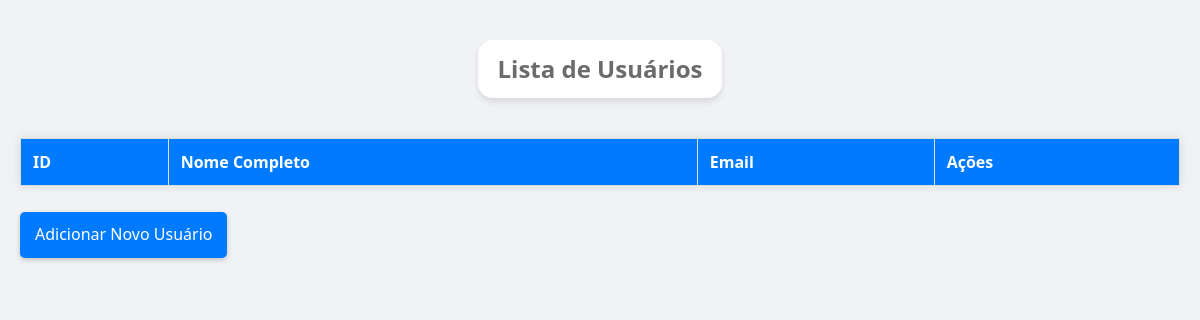
Before: / with the older database file.
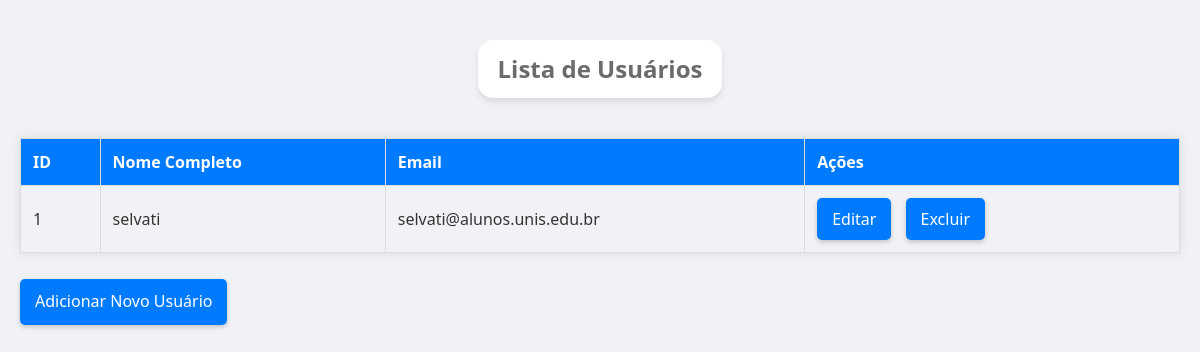
After: the same page with the newer database file.
### tables this page shows
CREATE TABLE usuarios (
    id INTEGER PRIMARY KEY AUTOINCREMENT,
    nome_completo TEXT NOT NULL,
    email TEXT NOT NULL UNIQUE,
    senha TEXT NOT NULL
);

### index.php (the view)
<?php
include 'database.php';
$qquery = $database->query("SELECT id, nome_completo, email FROM usuarios");
$usuarios = $qquery->fetchAll(PDO::FETCH_ASSOC);
?>
<link rel="stylesheet" type="text/css" href="style.css?v=1">
<body>
<div class="container">
    <h2>Lista de Usuários</h2>
</div>
</body>
<table>
    <thead>
    <tr>
        <th>ID</th>
        <th>Nome Completo</th>
        <th>Email</th>
        <th>Ações</th>
    </tr>
    </thead>
    <tbody>
    <?php foreach ($usuarios as $usuario) { ?>
        <tr>
            <td><?php echo $usuario['id']; ?></td>
            <td><?php echo $usuario['nome_completo']; ?></td>
            <td><?php echo $usuario['email']; ?></td>
            <td>
                <a href="editar.php?id=<?php echo $usuario['id']; ?>" class="button">Editar</a>
                <a href="deletar.php?id=<?php echo $usuario['id']; ?>" class="button" onclick="return confirm('Tem certeza?');">Excluir</a>
            </td>
        </tr>
    <?php } ?>
    </tbody>
</table>
<br><a href="criar.php" class="button">Adicionar Novo Usuário</a>

### style.css (style rules this page uses)
* { margin: 0; padding: 0; box-sizing: border-box; }
body { font-family: 'Segoe UI', Tahoma, Geneva, Verdana, sans-serif; background-color: #f0f2f5; color: #333; line-height: 1.6; padding: 20px; }
.container { display: flex; justify-content: center; align-items: center; padding: -10px; width: 100%; }
h2 { background: linear-gradient(135deg, rgb(255, 255, 255), rgb(255, 255, 255)); color: rgba(87, 87, 87, 0.88); padding: 10px 20px; border-radius: 15px; box-shadow: 0 4px 6px rgba(0, 0, 0, 0.1); display: inline-block; margin: 20px; text-align: center; transition: all 0.3s ease; }
table { width: 100%; margin-top: 20px; border-collapse: collapse; box-shadow: 0 0 10px rgba(0, 0, 0, 0.1); }
th, td { padding: 12px; border: 1px solid #ddd; text-align: left; }
th { background-color: #007bff; color: #ffffff; }
button, input[type="submit"], a.button { font-size: 16px; padding: 10px 20px; background-color: #4CAF50; color: white; border: none; border-radius: 5px; cursor: pointer; transition: background-color 0.3s, box-shadow 0.2s; text-decoration: none; box-shadow: 0 2px 5px rgba(0,0,0,0.2); }
a.button { padding: 10px 15px; background-color: #007bff; color: #ffffff; border-radius: 5px; text-decoration: none; display: inline-block; margin-right: 10px; }

Changed rows visible on the page:
added usuarios: id "1", nome_completo "selvati", email "selvati@alunos.unis.edu.br"
